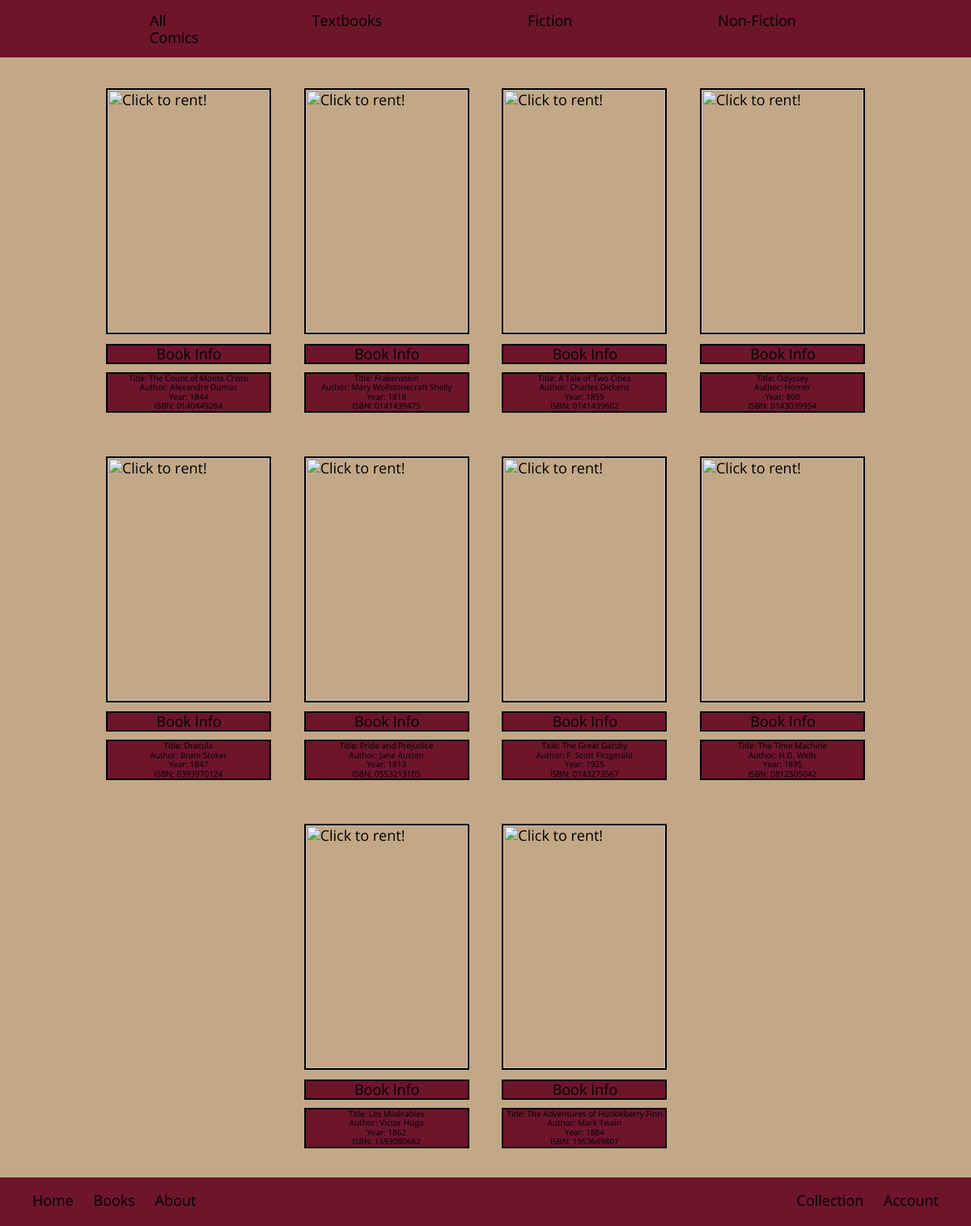
Page /html&php/library.php?genre=2 (signed in) on the committed database.
### tables this page shows
CREATE TABLE IF NOT EXISTS Books(
    `bookISBN` VARCHAR(10),
    `bookName` VARCHAR(100),
    `bookAuthor` VARCHAR(50),
    `publisher` VARCHAR(100),
    `year` INT,
    `genreID` INT NOT NULL,
    PRIMARY KEY (`bookISBN`)
);

### php/connectToDBAdmin.php (called while the page is built, shortened)
<?php
class NovelConnection {
	private $host = "localhost";
	private $user = "root";
	private $password = "";
	private $database = "NovelReads";
	private $conn;
	function __construct() {
		$this->conn = $this->connect();
	}
	function connect() {
		$conn = mysqli_connect($this->host,$this->user,$this->password,$this->database);
		return $conn;
	}
	function runQuery($query) {
		$result = mysqli_query($this->conn,$query);
		while($row=mysqli_fetch_assoc($result)) {
			$resultset[] = $row;
		}
		if (!empty($resultset))
			return $resultset;
	}
}
?>

### html&php/library.php (the view, shortened to what this page needs)
<?php
    require "../php/connectToDBAdmin.php";
    $handler = new NovelConnection();
?>
<!DOCTYPE html>
<html lang="en">
    <head>
        <link rel="stylesheet" type="text/css" href="../css/normalize.css">
        <link rel="stylesheet" type="text/css" href="../css/library.css">
    </head>
    <div class="nav-bar">
            <ul class="nav-bar">
                <li><a class="link-space" href="./library.php">All</a></li>
                <li><a class="link-space" href="./library.php?genre=1">Textbooks</a></li>
                <li><a class="link-space" href="./library.php?genre=2">Fiction</a></li>
                <li><a class="link-space" href="./library.php?genre=3">Non-Fiction</a></li>
                <li><a class="link-space" href="./library.php?genre=4">Comics</a></li>
            </ul>
    </div>
    <div class="product-box">
        <?php
            if (!isset($_GET["genre"])) {
                $product_array = $handler->runQuery("SELECT * FROM `Books` ORDER BY 'bookISBN' ASC");
            } else {
                $product_array = $handler->runQuery("SELECT * FROM `Books` WHERE `genreID` = '$_GET[genre]' ORDER BY 'bookISBN' ASC");
            }
            if (!empty($product_array)) {
                foreach($product_array as $key=>$value) {
        ?>
                <div class="product-inner-img">
                    <form method="post" action="library.php?action=add&ISBN=<?php echo $product_array[$key]["bookISBN"]; ?>">
                        <input title="Click to rent!" class="product-img" type="image" src="https://covers.openlibrary.org/b/isbn/<?php echo $product_array[$key]["bookISBN"];?>-L.jpg"/>
                    </form>
                    <p class="info-link">
                        <span id="info">Book Info</span>
                        <p class="hidden-info">
                            Title: <?php echo $product_array[$key]["bookName"];?></br>
                            Author: <?php echo $product_array[$key]["bookAuthor"];?></br>
                            Year: <?php echo $product_array[$key]["year"];?></br>
                            ISBN: <?php echo $product_array[$key]["bookISBN"];?></br>
                        </p>
                    </p>
                </div>
            <?php
                }
            }
            ?>
    </div>
    <div class="footer">
            <p class="footer-text-left">
                <a href="./index.php" class="menu">Home</a>
                <a href="./library.php" class="menu">Books</a>
                <a href="./index.php" class="menu">About</a>
            </p>
            <p class="footer-text-right">
                <?php
                if ($_SESSION['success'] == 1) {
                ?>
                    <a href="./collection.php" class="menu">Collection</a>
                <?php
                }?>
                <a href="./accountinfo.php" class="menu">Account</a>
            </p>
    </div>
</html>

### css/library.css (style rules this page uses)
html, body { background-color: #C2A887; font-family: 'Open Sans';font-size: 18px; justify-content: center; }
div.nav-bar { padding: 10px 0px 10px 0px; background-color: #6D152B; }
ul.nav-bar { margin: 0; padding: 5px; justify-content: space-between; overflow: hidden; }
li { padding: 0 0 0 10em; display: block; float: left; list-style-type: none; text-decoration: none; }
a.link-space { text-decoration: none; font-size: 18px; color: inherit; width: 100%; transition: 0.5s; }
div.product-box { margin: 20px 100px 60px 100px; text-align: center; height: inherit; }
div.product-inner-img { position: relative; display: inline-block; padding: 1rem 1rem; vertical-align: middle; transition: 0.5s; }
input.product-img { border: 2px solid black; height: 300px; width: 200px; }
p.info-link { border: 2px solid black; background-color: #6D152B; padding: 0px 59px 0px 60px; margin: 10px 0 10px 0; text-decoration: none; color: black; }
p.hidden-info { font-size: 10px; border: 2px solid black; background-color: #6D152B; text-decoration: none; color: black; }
.footer { position:fixed; bottom:0; width:100%; height: 60px; background-color: #6D152B; }
.footer-text-left { font-size:18px; padding-left:40px; float:left; word-spacing:20px; text-decoration: none; }
.footer-text-right { font-size:18px; padding-right:40px; float:right; word-spacing:20px; text-decoration: none; }
a.menu { text-decoration: none; color: inherit; transition: 0.5s; }

### rows in the picture
books: bookName "The Count of Monte Cristo", bookAuthor "Alexandre Dumas", year "1844", bookISBN "0140449264"
books: bookName "Frakenstein", bookAuthor "Mary Wollstonecraft Shelly", year "1818", bookISBN "0141439475"
books: bookName "A Tale of Two Cities", bookAuthor "Charles Dickens", year "1859", bookISBN "0141439602"
books: bookName "Odyssey", bookAuthor "Homer", year "800", bookISBN "0143039954"
books: bookName "Dracula", bookAuthor "Bram Stoker", year "1847", bookISBN "0393970124"
books: bookName "Pride and Prejudice", bookAuthor "Jane Austen", year "1813", bookISBN "0553213105"
books: bookName "The Great Gatsby", bookAuthor "F. Scott Fitzgerald", year "1925", bookISBN "0743273567"
books: bookName "The Time Machine", bookAuthor "H.G. Wells", year "1895", bookISBN "0812505042"
books: bookName "Les Misérables", bookAuthor "Victor Hugo", year "1862", bookISBN "1593080662"
books: bookName "The Adventures of Huckleberry Finn", bookAuthor "Mark Twain", year "1884", bookISBN "1953649807"
